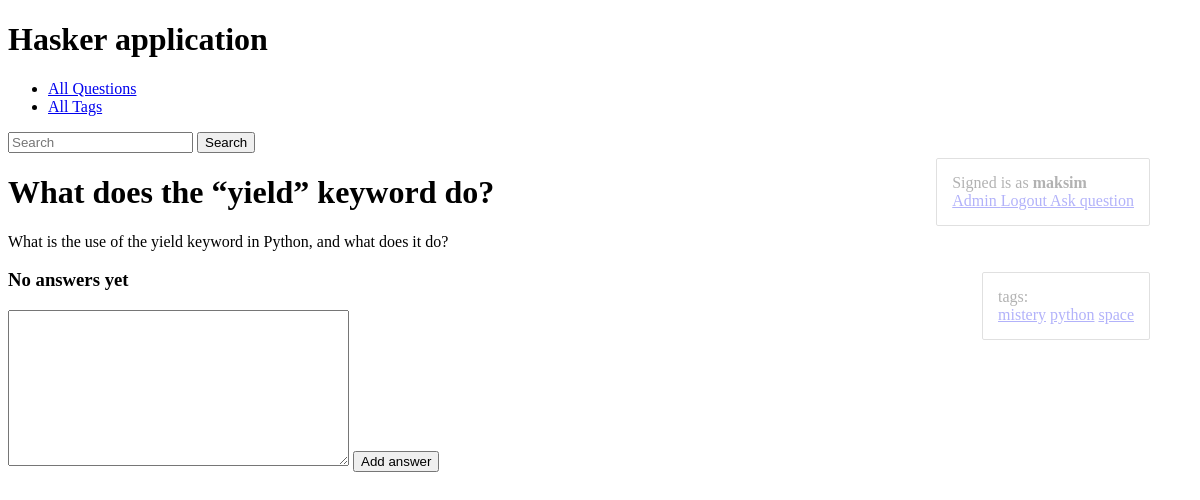
Before: /what-does-the-yield-keyword-do-1612371719/ (signed in) with the older database file.
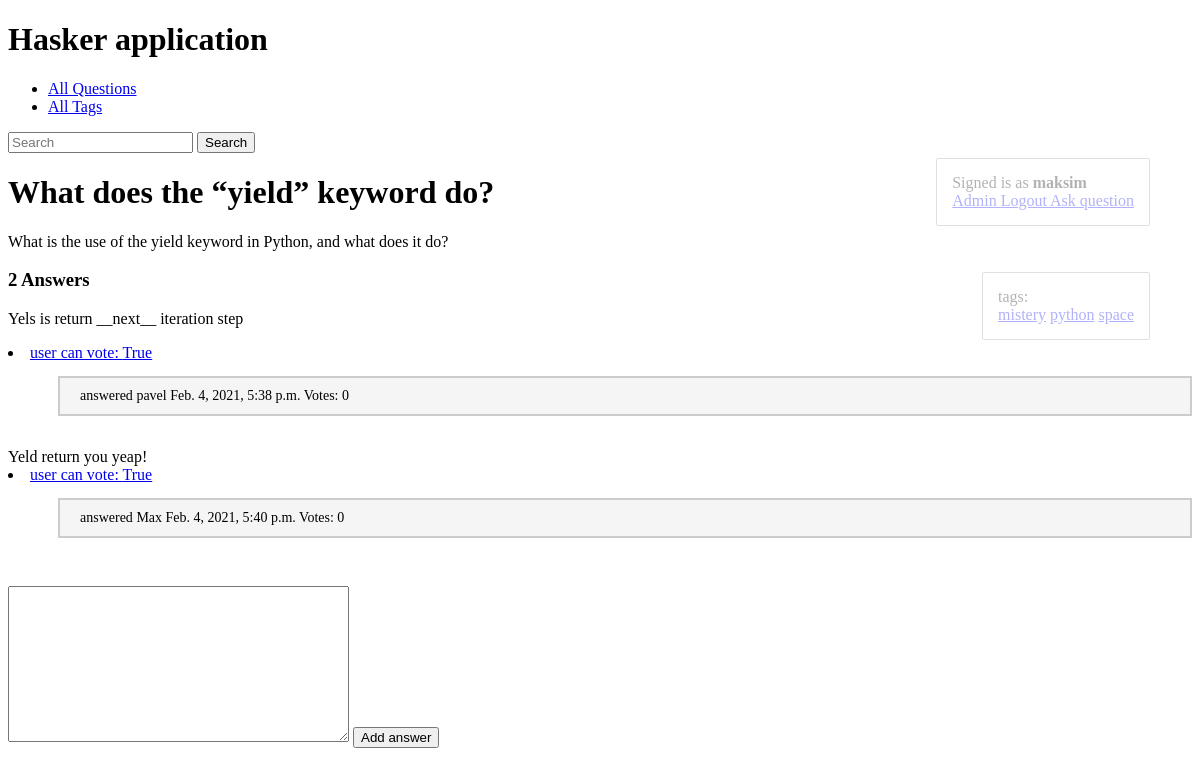
After: the same page with the newer database file.
### hasker/models.py (models this page shows, shortened)
class Tag(models.Model):
    title = models.CharField(max_length=50)
    slug = models.SlugField(max_length=50, unique=True)
    def get_absolute_url(self):
        return reverse('tag_detail_url', kwargs={'slug': self.slug})
    class Meta:
        ordering = ['title']

class Question(models.Model):
    author = models.ForeignKey(User, on_delete=models.CASCADE)
    title = models.CharField(max_length=150, db_index=True)
    slug = models.SlugField(max_length=150, blank=True, unique=True)
    content = models.TextField(blank=False, db_index=True)
    tags = models.ManyToManyField('Tag', blank=True, related_name='questions')
    date_create = models.DateTimeField(auto_now_add=True)
    def get_absolute_url(self):
        return reverse('question_detail_url', kwargs={'slug': self.slug})
    def answer_count(self):
        return self.answer_set.values().__len__()
    def user_can_vote(self, user):
        query_set = user.vote_set.all().filter(question=self)
        if query_set.exists():
            return False
        return True
    class Meta:
        ordering = ['-date_create']

class Answer(models.Model):
    user = models.ForeignKey(User, on_delete=models.CASCADE)
    question = models.ForeignKey(Question, on_delete=models.CASCADE)
    content = models.TextField(blank=False, db_index=True)
    date_create = models.DateTimeField(auto_now_add=True)
    is_correct = models.BooleanField(default=False)
    def vote_count(self):
        return self.vote_set.values().__len__()

### hasker/views.py (the view)
# urls.py: path('<str:slug>/', question_detail, name='question_detail_url'),
def question_detail(request, slug):
    user = request.user
    question = get_object_or_404(Question, slug=slug)
    if request.method == 'POST' and user.is_authenticated:
        form = AnswerForm(request.POST)
        if form.is_valid():
            text = form.cleaned_data['text']
            Answer.objects.create(question=question, content=text, user=user)
            return HttpResponseRedirect(question.get_absolute_url())
    else:
        form = AnswerForm()
        user_can_vote = question.user_can_vote(request.user)
        return render(request, 'hasker/question_detail.html', context={'form': form, 'question': question, 'user_can_vote': user_can_vote})

### hasker/forms.py
class AnswerForm(forms.Form):
    text = forms.CharField(widget=forms.Textarea(), label='')

### hasker/templates/hasker/question_detail.html (shortened to what this page needs)
{% extends 'hasker/base_hasker.html' %}
{% block content %}
    <h1>
        {{ question.title }}
    </h1>
    <p>
        {{ question.content }}
    </p>
    <div class="admin-panel">
        <div> tags: </div>
       {% for tag in question.tags.all %}
        <a href="{{ tag.get_absolute_url }}">{{ tag.title }}</a>
       {% endfor %}
    </div>
    <h3>
        {% if question.answer_count == 0 %} No answers yet {% endif %}
        {% if question.answer_count > 1 %} {{ question.answer_count }} Answers {% endif %}
    </h3>
    <p>
       {% for answer in question.answer_set.all %}
            {{ answer.content }}
            <br>
                <li><a href="{% url 'vote_answer_url' answer.id %}">user can vote: {{ user_can_vote }} </a></li>
            <p class="answered"> answered {{ answer.user  }} {{ answer.date_create }} Votes: {{ answer.vote_count }} </p>
            <br>
       {% endfor %}
    </p>
{% if user.is_authenticated %}
    <form action="{{ question.get_absolute_url }}" method="post">
        {% for field in form %}
            {{ field }}
        {% endfor %}
        <button type="submit">Add answer</button>
    </form>
 {% endif %}
{% endblock %}

Changed rows visible on the page:
shown differently, row unchanged: Question "What does the “yield” keyword do?": answer_count (not shown) → "2"
added Answer: content "Yels is return __next__ iteration step", user_can_vote "True", user "pavel", date_create "Feb. 4, 2021, 5:38 p.m.", vote_count "0"
added Answer: content "Yeld return you yeap!", user_can_vote "True", user "Max", date_create "Feb. 4, 2021, 5:40 p.m.", vote_count "0"
Other visible differences:
text no longer shown: "No answers yet"
text now shown: "Answers"
